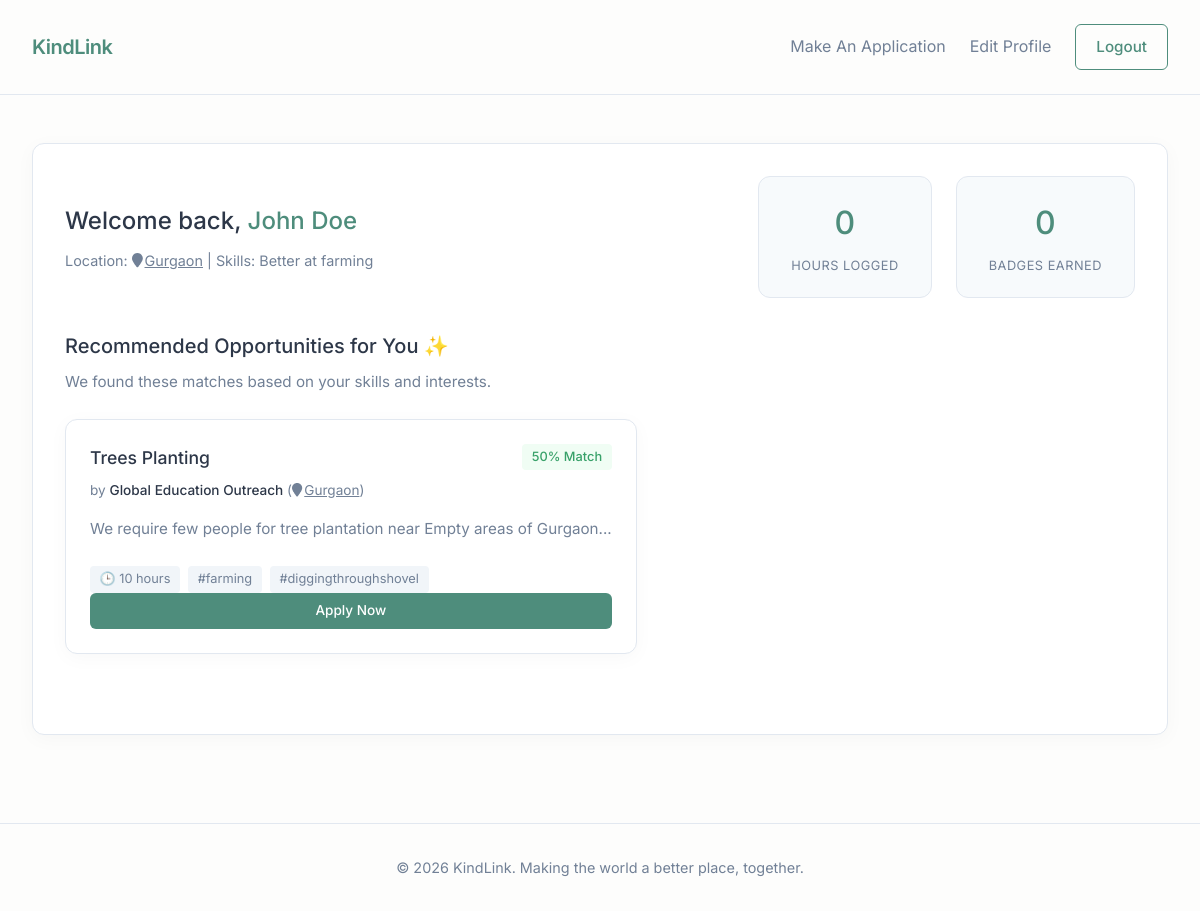
/volunteer (signed in), run on the app's committed database.
### app.py (models this page shows)
class User(db.Model):
    id = db.Column(db.Integer, primary_key=True)
    role = db.Column(db.String(20), nullable=False) # 'volunteer' or 'ngo'
    name = db.Column(db.String(100), nullable=False)
    email = db.Column(db.String(120), unique=True, nullable=False)
    password = db.Column(db.String(200), nullable=False)
    mobile = db.Column(db.String(20), default='')
    hours_logged = db.Column(db.Integer, default=0)
    badges = db.Column(db.String(200), default='') # comma separated
    location = db.Column(db.String(100), default='Local')
    skills = db.Column(db.String(255), default='') # comma separated
    interests = db.Column(db.String(255), default='')
    availability = db.Column(db.String(100), default='')
    is_available_now = db.Column(db.Boolean, default=False)
    mission = db.Column(db.Text, default='')

class Opportunity(db.Model):
    id = db.Column(db.Integer, primary_key=True)
    ngo_id = db.Column(db.Integer, db.ForeignKey('user.id'), nullable=False)
    title = db.Column(db.String(100), nullable=False)
    description = db.Column(db.Text, nullable=False)
    skills_required = db.Column(db.String(255), default='')
    duration = db.Column(db.String(100), default='')
    location = db.Column(db.String(100), default='Local')
    created_at = db.Column(db.DateTime, default=datetime.utcnow)
    ngo = db.relationship('User', backref=db.backref('opportunities', lazy=True))

### app.py (the view)
@app.route('/volunteer')
def volunteer_dashboard():
    if 'user_id' not in session: return redirect(url_for('login'))
    user = User.query.get(session['user_id'])
    if user.role != 'volunteer': return redirect(url_for('index'))
    user_skills = [s.strip().lower() for s in user.skills.split(',')] if user.skills else []
    all_opps = Opportunity.query.all()
    matches = []
    for opp in all_opps:
        opp_skills = [s.strip().lower() for s in opp.skills_required.split(',')] if opp.skills_required else []
        overlap = set(user_skills).intersection(set(opp_skills))
        score = len(overlap)
        matches.append({'opportunity': opp, 'score': score})
    matches.sort(key=lambda x: x['score'], reverse=True)
    return render_template('volunteer_dashboard.html', user=user, matches=matches[:5])

### templates/volunteer_dashboard.html (shortened to what this page needs)
{% extends 'base.html' %}
{% block content %}
<div class="dashboard container">
    <div class="dashboard-header glass-card">
        <div class="profile-summary">
            <h2>Welcome back, <span class="highlight">{{ user.name }}</span></h2>
            <p class="profile-meta">Location: <a href="https://www.google.com/maps/search/?api=1&query={{ user.location | urlencode }}+India" target="_blank" style="color: inherit; text-decoration: underline;"><i class="fa fa-map-marker" aria-hidden="true" style="margin-right:2px;"></i>{{ user.location }}</a> | Skills: {{ user.skills }}</p>
        </div>
        <div class="impact-stats">
            <div class="stat-box gradient-1">
                <span class="stat-number" id="hoursCount">{{ user.hours_logged }}</span>
                <span class="stat-label">Hours Logged</span>
            </div>
            <div class="stat-box gradient-2">
                {% set badge_list = user.badges.split(',') if user.badges else [] %}
                <span class="stat-number">{{ badge_list|length }}</span>
                <span class="stat-label">Badges Earned</span>
            </div>
    </div>
    <section class="matches-section">
        <h3>Recommended Opportunities for You ✨</h3>
        <p class="section-desc">We found these matches based on your skills and interests.</p>
        <div class="matches-grid">
            {% if matches %}
                {% for match in matches %}
                <div class="match-card glass-card hover-lift">
                    <div class="match-header">
                        <h4>{{ match.opportunity.title }}</h4>
                        <span class="match-score">{{ match.score * 15 + 50 }}% Match</span>
                    </div>
                    <p class="match-org">by <strong>{{ match.opportunity.ngo.name }}</strong> (<a href="https://www.google.com/maps/search/?api=1&query={{ match.opportunity.location | urlencode }}+India" target="_blank" style="color: inherit; text-decoration: underline;"><i class="fa fa-map-marker" aria-hidden="true" style="margin-right:2px;"></i>{{ match.opportunity.location }}</a>)</p>
                    <p class="match-desc">{{ match.opportunity.description[:100] }}...</p>
                    <div class="match-tags">
                        <span class="tag">🕒 {{ match.opportunity.duration }}</span>
                        {% for skill in match.opportunity.skills_required.split(',') %}
                            {% if skill.strip() %}
                            <span class="tag">#{{ skill.strip().lower()|replace(' ', '') }}</span>
                            {% endif %}
                        {% endfor %}
                    </div>
                    <a href="{{ url_for('make_application', opp_id=match.opportunity.id) }}" class="btn btn-primary btn-sm btn-block mt-3" style="text-align: center; display: block;">Apply Now</a>
                </div>
                {% endfor %}
            {% else %}
                <div class="empty-state">
                    <p>No opportunities found yet. Keep an eye out or update your skills!</p>
                </div>
            {% endif %}
        </div>
    </section>
</div>
{% endblock %}

### static/css/style.css (style rules this page uses)
:root { --bg-light: #fdfdfc; --surface-light: #ffffff; --text-primary: #2d3748; --text-secondary: #718096; --brand-primary: #4e8d7c; --brand-secondary: #76aab1; --brand-tertiary: #a9c2c0; --border-color: #e2e8f0; --soft-shadow: 0 4px 20px rgba(0, 0, 0, 0.03); --hover-shadow: 0 10px 30px rgba(0, 0, 0, 0.06); --error: #e53e3e; --success: #38a169; }
* { box-sizing: border-box; margin: 0; padding: 0; }
body { font-family: 'Inter', sans-serif; background-color: var(--bg-light); color: var(--text-primary); line-height: 1.6; overflow-x: hidden; min-height: 100vh; display: flex; flex-direction: column; }
a { color: var(--brand-primary); text-decoration: none; transition: color 0.3s ease; }
.container { max-width: 1400px; margin: 0 auto; padding: 0 2rem; }
.btn { display: inline-block; padding: 0.6rem 1.25rem; border-radius: 6px; font-weight: 500; text-align: center; cursor: pointer; transition: all 0.2s ease; border: 1px solid transparent; font-size: 0.95rem; }
.btn-primary { background-color: var(--brand-primary); color: white; }
.btn-block { display: block; width: 100%; }
.btn-sm { padding: 0.4rem 0.8rem; font-size: 0.85rem; }
.glass-card, .glass-container { background: var(--surface-light); border: 1px solid var(--border-color); border-radius: 12px; box-shadow: var(--soft-shadow); }
.highlight { color: var(--brand-primary); }
.dashboard { padding: 3rem 2rem; }
.dashboard-header { display: flex; justify-content: space-between; align-items: center; padding: 2rem; margin-bottom: 2.5rem; flex-wrap: wrap; gap: 2rem; }
.profile-summary h2 { font-weight: 500; font-size: 1.5rem; }
.profile-meta { color: var(--text-secondary); margin-top: 0.5rem; font-size: 0.9rem; }
.impact-stats { display: flex; gap: 1.5rem; }
.stat-box { padding: 1.25rem 2rem; border-radius: 12px; text-align: center; min-width: 130px; background-color: #f7fafc; border: 1px solid var(--border-color); }
.stat-number { display: block; font-size: 2rem; font-weight: 500; color: var(--brand-primary); margin-bottom: 0.25rem; }
.stat-label { font-size: 0.8rem; color: var(--text-secondary); text-transform: uppercase; letter-spacing: 0.5px; }
.badges-section, .matches-section, .analytics-section, .opps-section { margin-bottom: 3rem; }
.badges-section h3, .matches-section h3, .analytics-section h3, .opps-section h3 { font-weight: 500; font-size: 1.25rem; margin-bottom: 0.5rem; }
.section-desc { color: var(--text-secondary); font-size: 0.95rem; margin-bottom: 1.5rem; }
.matches-grid { display: grid; grid-template-columns: repeat(auto-fill, minmax(300px, 1fr)); gap: 1.5rem; margin-top: 1rem; }
.match-card { padding: 1.5rem; display: flex; flex-direction: column; }
.hover-lift { transition: transform 0.2s, box-shadow 0.2s; }
.match-header { display: flex; justify-content: space-between; align-items: flex-start; margin-bottom: 0.5rem; }
.match-header h4 { font-weight: 500; font-size: 1.1rem; }
.match-score { background: #f0fdf4; color: var(--success); padding: 0.2rem 0.6rem; border-radius: 4px; font-size: 0.8rem; font-weight: 500; }
.match-org { color: var(--text-secondary); margin-bottom: 1rem; font-size: 0.85rem; }
.match-org strong { color: var(--text-primary); font-weight: 500; }
.match-desc { color: var(--text-secondary); margin-bottom: 1.5rem; font-size: 0.95rem; flex: 1; }
.match-tags { display: flex; gap: 0.5rem; flex-wrap: wrap; }
.tag { background-color: #f1f5f9; color: var(--text-secondary); padding: 0.2rem 0.6rem; border-radius: 4px; font-size: 0.8rem; }

### data on the page
User: name "John Doe", location "Gurgaon", skills "Better at farming", hours_logged "0"
Opportunity: opportunity "Trees Planting", opportunity.location "Gurgaon", opportunity "We require few people for tree plantation near Empty areas of Gurgaon", opportunity.duration "10 hours"
User: opportunity.ngo.name "Global Education Outreach"

### other printed values
{{ badge_list|length }} "0"
{{ match.score * 15 + 50 }} "50"
{{ skill.strip().lower()|replace(' ', '') }} "farming" "diggingthroughshovel"
